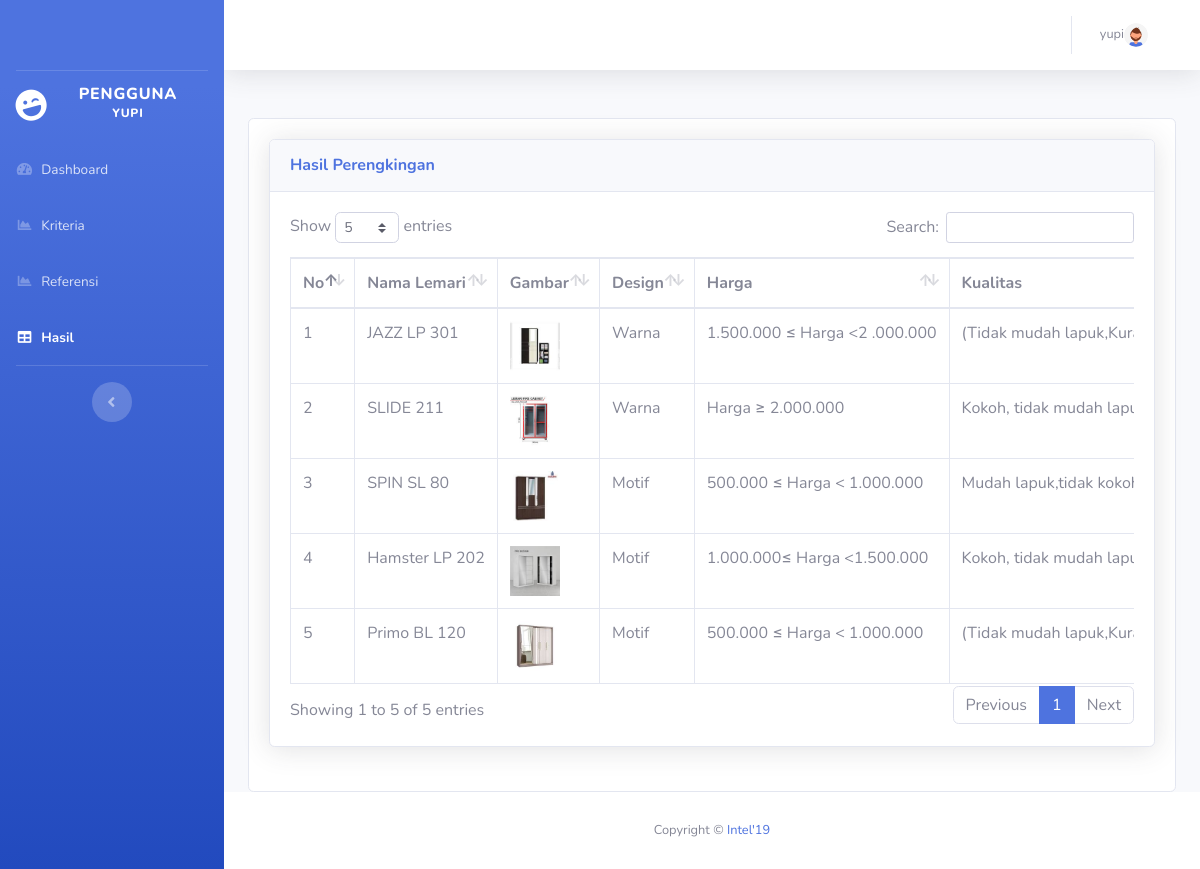
The app's page /user/hasil.php (signed in) with its own data.
### tables this page shows
CREATE TABLE `alternatif` (
  `id_alternatif` int(11) NOT NULL,
  `nama_alternatif` varchar(50) NOT NULL,
  `gambar` varchar(100) NOT NULL,
  `design` varchar(10) NOT NULL,
  `merek` varchar(255) DEFAULT NULL
);

### config.php (called while the page is built, shortened)
<?php
function connectDatabase()
{
    $conn = new mysqli(DB_HOST, DB_USERNAME, DB_PASSWORD, DB_NAME);
    return $conn;
}
?>

### user/functions/hasil.php (called while the page is built, shortened)
<?php
    require_once '../config.php';
    class Hasil{
        public function __construct()
        {
            $this->db = connectDatabase();
        }
    }
    $getDataHasil = new Hasil();
?>

### user/hasil.php (the view, shortened to what this page needs)
<?php
require_once './header.php';
require_once './functions/hasil.php';
$id_user = $_SESSION['id_user'];
$dataPreferensi = $getDataHasil->getDataPreferensi($id_user);
?>
<div class="row">
    <div class="col-lg-12">
        <div class="card">
            <div class="card-body">
                <div class="card shadow mb-4">
                    <div class="card-header py-3">
                        <h6 class="m-0 font-weight-bold text-primary">Hasil Perengkingan</h6>
                    </div>
                    <div class="card-body">
                        <div class="table-responsive">
                            <table class="table table-bordered nowrap" id="dataLemari" style="width:100%"
                                cellspacing="0">
                                <thead>
                                    <tr>
                                        <th>No</th>
                                        <th>Nama Lemari</th>
                                        <th>Gambar</th>
                                        <th>Design</th>
                                        <th>Harga</th>
                                        <th>Kualitas</th>
                                    </tr>
                                </thead>
                                <tbody>
                                    <?php foreach ($dataPreferensi as $key => $preferensi):?>
                                    <tr>
                                        <td><?=$key+1?></td>
                                        <td><?=$preferensi['nama_alternatif'];?></td>
                                        <td><a href="../images/<?=$preferensi['gambar'];?>" data-lightbox="image-1"
                                                data-title="<?=$preferensi['nama_alternatif'];?>">
                                                <img style="width: 50px; height: 50px;"
                                                    src="../images/<?=$preferensi['gambar'];?>"
                                                    alt="Gambar <?=$preferensi['nama_alternatif'];?>">
                                            </a></td>
                                        <td><?=$preferensi['design'];?></td>
                                        <td><?=$preferensi['nama_C1'];?></td>
                                        <td><?=$preferensi['nama_C2'];?></td>
                                    </tr>
                                    <?php endforeach;?>
                                </tbody>
                            </table>
                        </div>
                    </div>
                </div>
            </div>
        </div>
    </div>
</div>
<?php require_once './footer.php';?>

### records on screen
alternatif: nama_alternatif "JAZZ LP 301", gambar (picture), design "Warna", nama_C1 "1.500.000 ≤ Harga <2 .000.000", nama_C2 "(Tidak mudah…"
alternatif: nama_alternatif "SLIDE 211", gambar (picture), design "Warna", nama_C1 "Harga ≥ 2.000.000", nama_C2 "Kokoh, tidak mudah…"
alternatif: nama_alternatif "SPIN SL 80", gambar (picture), design "Motif", nama_C1 "500.000 ≤ Harga < 1.000.000", nama_C2 "Mudah lapuk,tidak…"
alternatif: nama_alternatif "Hamster LP 202", gambar (picture), design "Motif", nama_C1 "1.000.000≤ Harga <1.500.000", nama_C2 "Kokoh, tidak mudah…"
alternatif: nama_alternatif "Primo BL 120", gambar (picture), design "Motif", nama_C1 "500.000 ≤ Harga < 1.000.000", nama_C2 "(Tidak mudah…"

### other values on screen
$_SESSION['username'] "YUPI"
$_SESSION['username'] "yupi"
